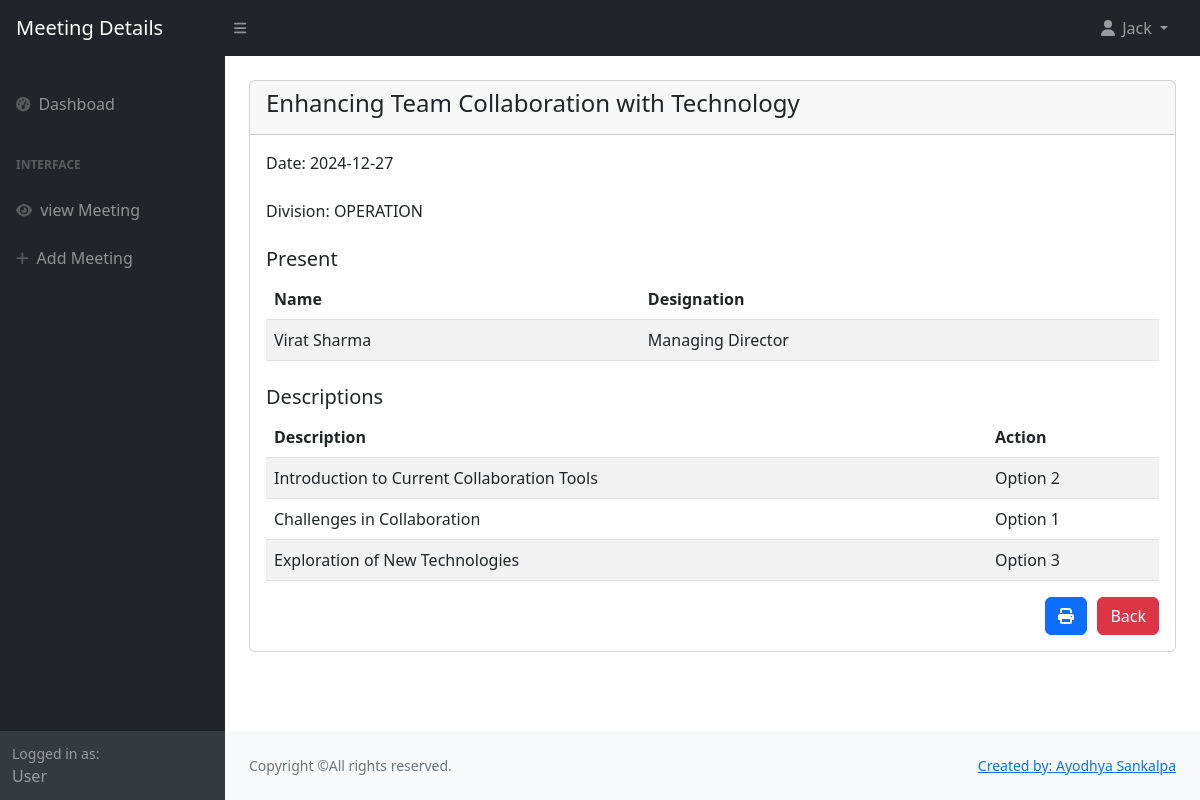
The app's page /user/view_meeting.php?id=13 (signed in) with its own data.
### tables this page shows
CREATE TABLE `details` (
  `id` int(11) NOT NULL,
  `date` date NOT NULL,
  `division` varchar(100) NOT NULL,
  `topic` varchar(255) NOT NULL,
  `userid` int(11) DEFAULT NULL,
  `created_at` timestamp NOT NULL DEFAULT current_timestamp()
);

CREATE TABLE `meeting_attendees` (
  `id` int(11) NOT NULL,
  `meeting_id` int(11) NOT NULL,
  `name` varchar(150) NOT NULL,
  `designation` varchar(100) NOT NULL
);

CREATE TABLE `meeting_description_options` (
  `id` int(11) NOT NULL,
  `meeting_id` int(11) NOT NULL,
  `description` text DEFAULT NULL,
  `option_selected` varchar(50) DEFAULT NULL
);

### user/view_meeting.php (the view)
<?php
include('includes/header.php');
if (isset($_GET['id'])) {
    $meetingId = $_GET['id'];
    $query = "SELECT * FROM details WHERE id = '$meetingId' LIMIT 1";
    $result = mysqli_query($conn, $query);
    if (mysqli_num_rows($result) > 0) {
        $meeting = mysqli_fetch_assoc($result);
        $attendeesQuery = "SELECT * FROM meeting_attendees WHERE meeting_id = '$meetingId'";
        $attendeesResult = mysqli_query($conn, $attendeesQuery);
        $descriptionQuery = "SELECT * FROM meeting_description_options WHERE meeting_id = '$meetingId'";
        $descriptionResult = mysqli_query($conn, $descriptionQuery);
    } else {
        echo "No meeting found.";
        exit();
    }
} else {
    echo "Invalid request.";
    exit();
}
?>
<div class="container-fluid px-4">
    <div class="card mb-4 mt-4">
        <div class="card-header">
            <h4><?php echo $meeting['topic']; ?></h4>
        </div>
        <div class="card-body">
            <div class="row">
                <div class="col-md-12">
                    <label>Date: <?php echo $meeting['date']; ?></label>
                </div>
                <br>
                <br>
                <div class="col-md-12">
                    <label>Division: <?php echo $meeting['division']; ?></label>
                </div>
            </div>
            <h5 class="mt-4">Present</h5>
            <table class="table table-striped">
                <thead>
                    <tr>
                        <th>Name</th>
                        <th>Designation</th>
                    </tr>
                </thead>
                <tbody>
                    <?php
                    if (mysqli_num_rows($attendeesResult) > 0) {
                        while ($attendee = mysqli_fetch_assoc($attendeesResult)) {
                            echo '<tr>';
                            echo '<td>' . htmlspecialchars($attendee['name']) . '</td>';
                            echo '<td>' . htmlspecialchars($attendee['designation']) . '</td>';
                            echo '</tr>';
                        }
                    } else {
                        echo '<tr><td colspan="2">No attendees found.</td></tr>';
                    }
                    ?>
                </tbody>
            </table>
            <h5 class="mt-4">Descriptions</h5>
            <table class="table table-striped">
                <thead>
                    <tr>
                        <th>Description</th>
                        <th>Action</th>
                    </tr>
                </thead>
                <tbody>
                    <?php
                    if (mysqli_num_rows($descriptionResult) > 0) {
                        while ($description = mysqli_fetch_assoc($descriptionResult)) {
                            echo '<tr>';
                            echo '<td>' . htmlspecialchars($description['description']) . '</td>';
                            echo '<td>' . htmlspecialchars($description['option_selected']) . '</td>';
                            echo '</tr>';
                        }
                    } else {
                        echo '<tr><td colspan="2">No descriptions found.</td></tr>';
                    }
                    ?>
                </tbody>
            </table>
            <a href="meeting.php" class="btn btn-danger float-end back-button">Back</a>
            <a href="" onclick="window.print()" class="btn btn-primary float-end" style="margin-right: 10px;"><i class="fa fa-print"></i></a>
        </div>
    </div>
</div>
<?php include('includes/footer.php'); ?>

### user/includes/header.php (shortened to what this page needs)
<!DOCTYPE html>
<html lang="en">
    <head>
        <link href="https://cdn.jsdelivr.net/npm/simple-datatables@7.1.2/dist/style.min.css" rel="stylesheet" />
        <link href="css/styles.css" rel="stylesheet" />
        <link href="css/custom.css" rel="stylesheet" />
    </head>
    <body class="sb-nav-fixed">
    <?php include('navbar.php'); ?>
    <div id="layoutSidenav">
    <?php include('sidebar.php'); ?>
                <div id="layoutSidenav_content">
                    <main>

### user/includes/navbar.php (shortened to what this page needs)
<?php
$userName = '';
if (isset($_SESSION['user_name'])) {
    $userName = $_SESSION['user_name'];
} else {
    header('Location: index.php');
    exit();
}
?>
<nav class="sb-topnav navbar navbar-expand navbar-dark bg-dark">
            <a class="navbar-brand ps-3" href="index.php">Meeting Details</a>
            <button class="btn btn-link btn-sm order-1 order-lg-0 me-4 me-lg-0" id="sidebarToggle" href="#!"><i class="fas fa-bars"></i></button>
            <ul class="navbar-nav ms-auto ms-md-0 me-3 me-lg-4">
                <li class="nav-item dropdown">
                    <a class="nav-link dropdown-toggle" id="navbarDropdown" href="#" role="button" data-bs-toggle="dropdown" aria-expanded="false">
                        <i class="fas fa-user fa-fw"></i>
                        <span><?php echo $userName; ?></span>
                    </a>
                </li>
            </ul>
        </nav>

### user/includes/sidebar.php (shortened to what this page needs)
<div id="layoutSidenav_nav">
                <nav class="sb-sidenav accordion sb-sidenav-dark" id="sidenavAccordion">
                    <div class="sb-sidenav-menu">
                        <div class="nav">
                            <a class="nav-link" href="index.php">
                                <div class="sb-nav-link-icon"><i class="fas fa-tachometer-alt"></i></div>
                               Dashboad
                            </a>
                            <div class="sb-sidenav-menu-heading">Interface</div>
                            <a class="nav-link collapsed" href="meeting.php">
                                <div class="sb-nav-link-icon"><i class="fas fa-eye"></i></div>
                                view Meeting
                            </a>
                            <a class="nav-link collapsed" href="add-meeting.php">
                                <div class="sb-nav-link-icon"><i class="fas fa-plus"></i></div>
                                Add Meeting
                            </a>
                        </div>
                    </div>
                    <div class="sb-sidenav-footer">
                        <div class="small">Logged in as:</div>
                        User
                    </div>
                </nav>
            </div>

### user/includes/footer.php (shortened to what this page needs)
</main>
<footer class="py-4 bg-light mt-auto">
    <div class="container-fluid px-4">
        <div class="d-flex align-items-center justify-content-between small">
            <div><a href="https://www.slpa.lk/" target="_blank" class="text-muted" style="text-decoration: none;">Copyright &copy;All rights reserved.</a></div>
            <div>
                <a href="">Created by: Ayodhya Sankalpa</a>
            </div>
        </div>
    </div>
</footer>
</div>
</div>
</body>
</html>

### records on screen
details: topic "Enhancing Team Collaboration with Technology", date "2024-12-27", division "OPERATION"
meeting_attendees: name "Virat Sharma", designation "Managing Director"
meeting_description_options: description "Introduction to Current Collaboration Tools", option_selected "Option 2"
meeting_description_options: description "Challenges in Collaboration", option_selected "Option 1"
meeting_description_options: description "Exploration of New Technologies", option_selected "Option 3"

### other values on screen
$userName "Jack"
